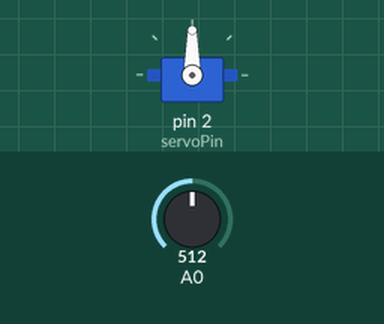
Recording of a sketch running on a simulated Arduino Uno, built with avr-gcc and run on an emulated ATmega328P. Shown: servo. The test bench sets the inputs (shaded band); at power-on: A0 = 512.

Above: at 1.2 s.
1.3 s: A0 set to 716
At 2.0 s:
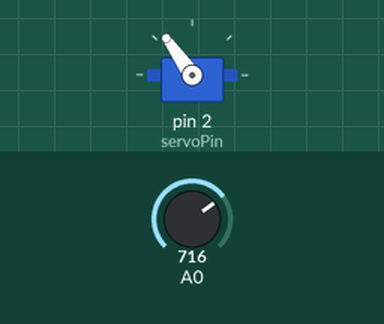
2.8 s: A0 set to 900
At 3.3 s:
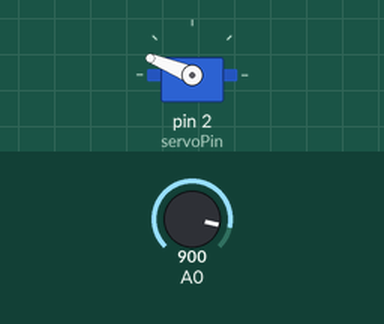
4.3 s: A0 set to 1023
At 4.6 s:
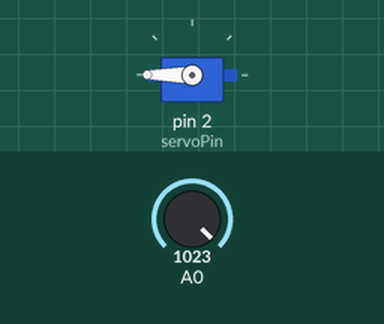
5.8 s: A0 set to 306
At 7.0 s:
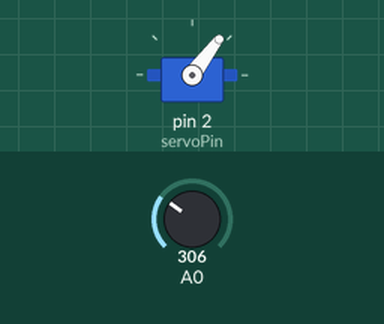
7.3 s: A0 set to 122
At 8.3 s:
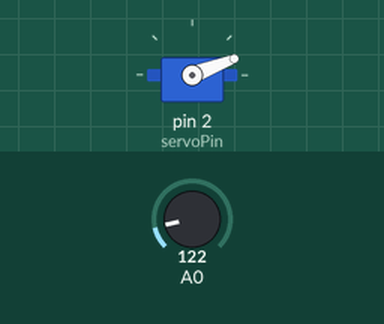
Timing chart, 0 to 9.8 s (numbered marks = the images above; inputs shaded):
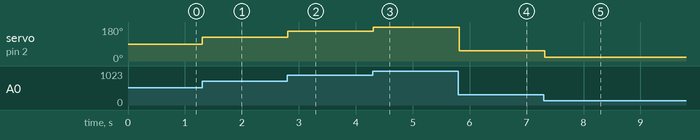

Measured:
- after the input at 1.3 s, servo on pin 2 (servoPin): 90° → 125° at once
- after the input at 2.8 s, servo on pin 2 (servoPin): 125° → 158° at once
- after the input at 4.3 s, servo on pin 2 (servoPin): 158° → 180° at once
- after the input at 5.8 s, servo on pin 2 (servoPin): 180° → 53° at once
- after the input at 7.3 s, servo on pin 2 (servoPin): 53° → 21° at once

The sketch:

Kod.ino
```cpp
#include <Servo.h>
int servoPin = 2;
int deger;
Servo Servo1;
void setup() {
  Servo1.attach(servoPin);
}
void loop() {
  deger = analogRead(A0);//Değer Okuduk
  deger = map(deger,0,1023,0,180);
  //0-1023 Arasındaki değeri 0-180
  //Olarak Düzenledik
  Servo1.write(deger);
  delay(100);
}
```
